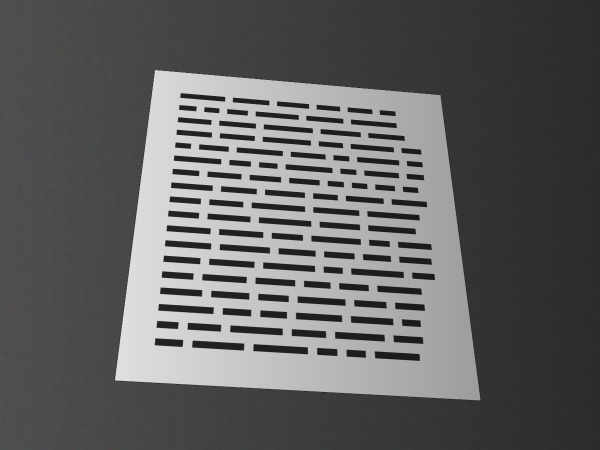
#> input picture data/golden/synthetic_01.jpg, 1200 x 900 px (shown at 1/2 size)
$ python -i preprocess.py   (imports and definitions only)
#> lines starting #> are read from the running program, lines starting #| are printed output that depends on the picture
#> further down, picture is the input picture: shape (900, 1200, 3); mean B, G, R 96.1, 96.2, 96.1
"""1단계: 전처리 (담당: 한시원)

라이브 루프에서 매 프레임 호출되므로 속도가 중요하다.
앱(Dart)의 lib/pipeline/preprocess.dart 와 같은 동작을 유지할 것.
"""
from __future__ import annotations

import cv2
import numpy as np

# 처리용 이미지의 긴 변 길이(px). 속도/정확도 트레이드오프 실험 대상.
PROCESS_SIZE = 480

# 블러 커널 크기. 실험 대상 (3, 5, 7 ...).
BLUR_KSIZE = 5


def preprocess(img: np.ndarray, process_size: int = PROCESS_SIZE) -> tuple[np.ndarray, float]:
    """원본 이미지를 처리용 그레이스케일 이미지로 변환한다.

    Args:
        img: BGR(3채널) 또는 그레이스케일(1채널) 이미지.
             앱에서는 카메라 YUV의 Y 평면이 이미 그레이스케일이므로 1채널로 들어온다.
        process_size: 리사이즈 후 긴 변 길이.

    Returns:
        gray: 리사이즈 + 블러가 적용된 그레이스케일 이미지
        ratio: 원본 크기 / 처리 크기. 처리 이미지에서 찾은 좌표에 곱하면 원본 좌표가 된다.
    """
#> called with process_size = 480
    if img.ndim == 3:
        gray = cv2.cvtColor(img, cv2.COLOR_BGR2GRAY)
    else:
        gray = img

    h, w = gray.shape[:2]
#> h = 900; w = 1200
    ratio = max(h, w) / float(process_size)
#> ratio = 2.5
    if ratio > 1.0:
        gray = cv2.resize(gray, (round(w / ratio), round(h / ratio)), interpolation=cv2.INTER_AREA)
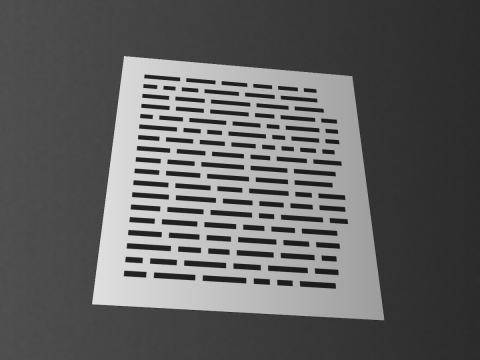
#> gray: shape (360, 480); min 26, max 223, mean 96.1
    else:
        ratio = 1.0

    # TODO(한시원): GaussianBlur / medianBlur / bilateralFilter 비교 실험
    gray = cv2.GaussianBlur(gray, (BLUR_KSIZE, BLUR_KSIZE), 0)
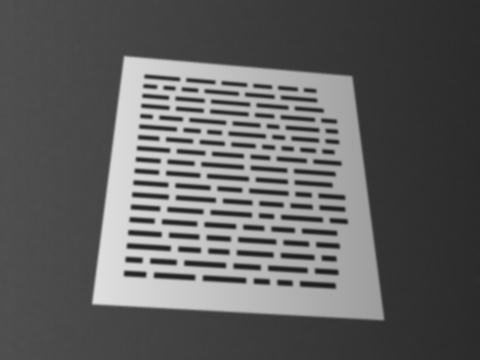
#> gray: shape (360, 480); min 27, max 223, mean 96.1
    return gray, ratio

>>> import cv2
>>> picture = cv2.imread('../../data/golden/synthetic_01.jpg')
>>> result = preprocess(picture)

$ run again, on data/golden/synthetic_02.jpg
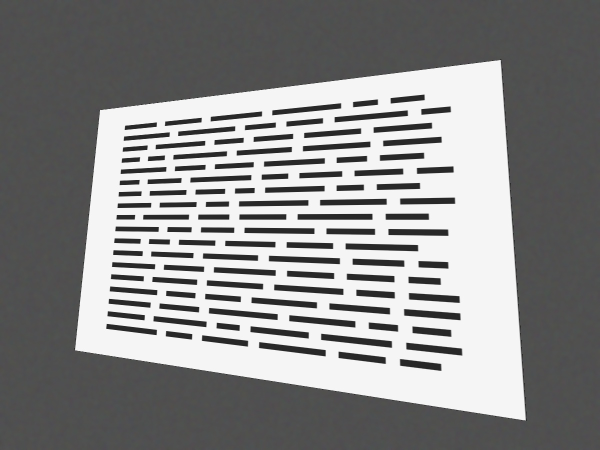
#> input picture data/golden/synthetic_02.jpg, 1200 x 900 px (shown at 1/2 size)
#> picture is the input picture: shape (900, 1200, 3); mean B, G, R 137.6, 137.7, 137.6
#> in preprocess, `gray = cv2.resize(gray, (round(w / ratio), round(h / ratio)), interpol..`:
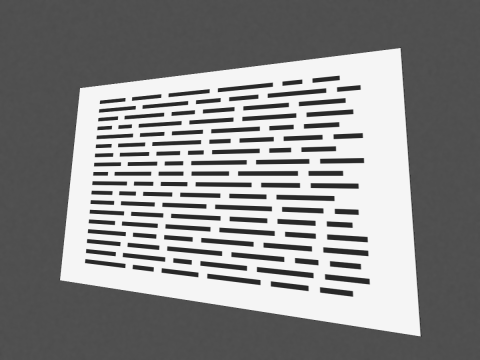
#> gray: shape (360, 480); min 39, max 246, mean 137.7
#> in preprocess, `gray = cv2.GaussianBlur(gray, (BLUR_KSIZE, BLUR_KSIZE), 0)`:
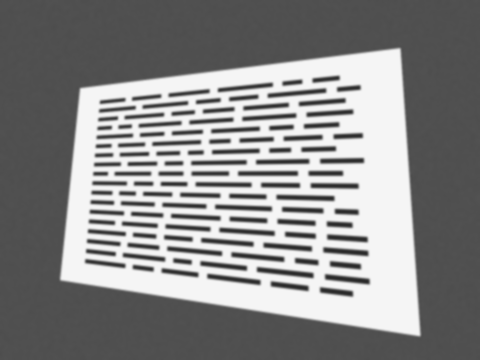
#> gray: shape (360, 480); min 40, max 245, mean 137.7

$ run again, on data/golden/synthetic_03.jpg
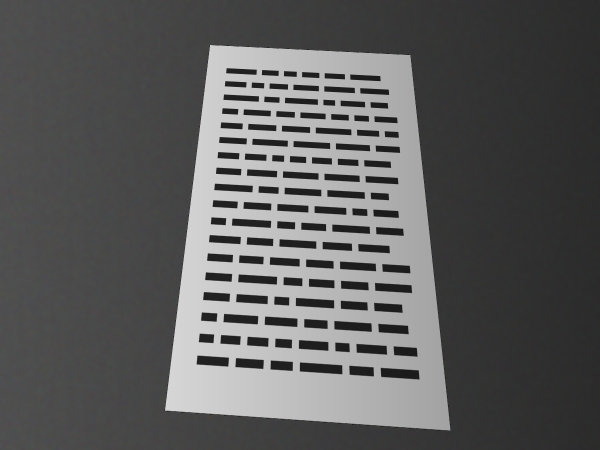
#> input picture data/golden/synthetic_03.jpg, 1200 x 900 px (shown at 1/2 size)
#> picture is the input picture: shape (900, 1200, 3); mean B, G, R 92.1, 92.3, 92.2
#> in preprocess, `gray = cv2.resize(gray, (round(w / ratio), round(h / ratio)), interpol..`:
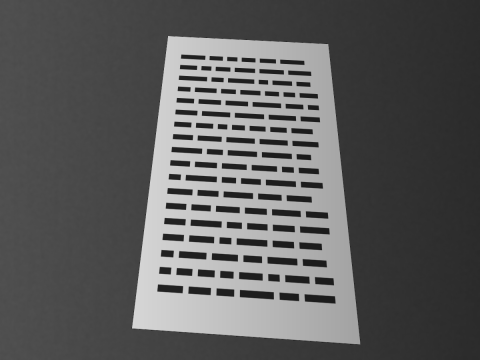
#> gray: shape (360, 480); min 26, max 215, mean 92.2
#> in preprocess, `gray = cv2.GaussianBlur(gray, (BLUR_KSIZE, BLUR_KSIZE), 0)`:
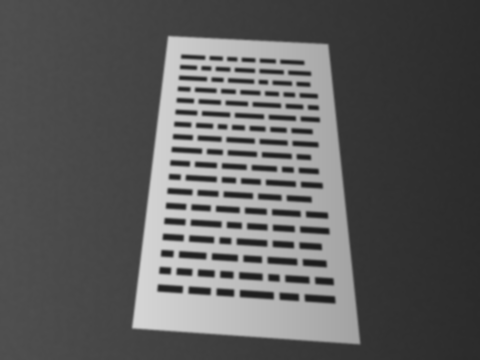
#> gray: shape (360, 480); min 27, max 213, mean 92.2
